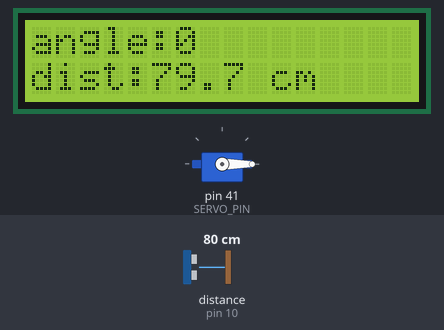
Bench run of a sketch on a simulated Arduino Mega 2560, built with avr-gcc and run on an emulated ATmega2560. On the bench: 16×2 character LCD, servo. Wiring (inferred from the names in the program): ultrasonic range finder: trigger pin 9; echo pin 10. The test bench sets the inputs (shaded band); at power-on: distance to the obstacle (sensor on pin 10) 80 cm. The echo pulse lasts 58.3 µs per cm; what the sketch prints to the serial monitor is not drawn.

Above: at 4.1 s.
4.2 s: distance to the obstacle (sensor on pin 10) set to 2 cm
At 7.2 s:
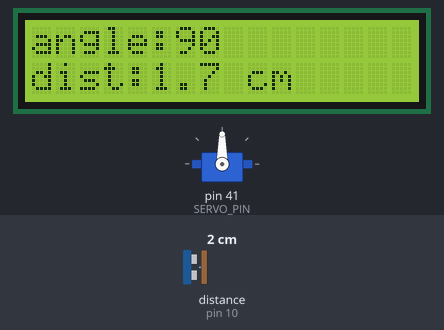
12.9 s: distance to the obstacle (sensor on pin 10) set to 4 cm
At 18.8 s:
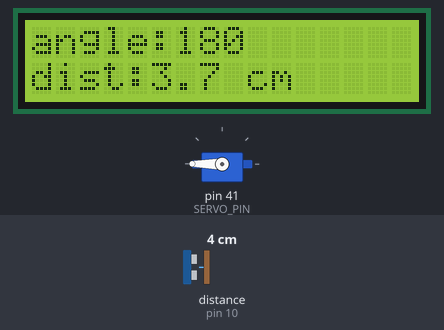
19.5 s: distance to the obstacle (sensor on pin 10) set to 9 cm
At 22.2 s:
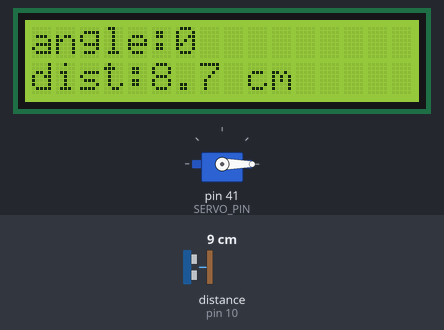
Timing chart, 0 to 31.5 s (numbered marks = the images above; inputs shaded):
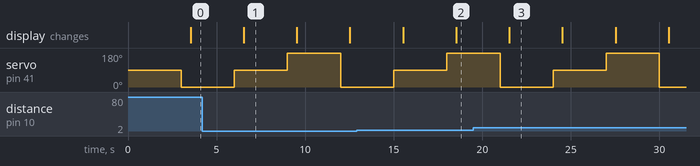

The sketch:

Exercise10___HCSR04_Distance.ino
```cpp
/*
  Exercise 10 - Ultrasonic Sensor HC-SR04 + servo

  This program moves the servo to 0, 90 and 180 degrees.
  At each position, reads distance using the HC-SR04 sensor
  and prints the result on both the LCD and Serial Monitor.
*/

#include <Wire.h>               // I2C communication library
#include <LiquidCrystal_I2C.h>  // LCD display library
#include <Servo.h>              // Servo motor library

// ultrasonic sensor configuration
#define TRIG_PIN 9
#define ECHO_PIN 10

// servo config
#define SERVO_PIN 41

// sound speed in cm/us
#define SOUND_SPEED_CM_US 0.0343

// max echo waiting time in microseconds
#define ECHO_TIMEOUT 30000

// LCD object: address 0x3F, 16 columns, 2 rows
LiquidCrystal_I2C lcd(0x3F, 16, 2);

// servo object
Servo myservo;

// servo positions to test
int positions[] = {0, 90, 180};
const int N_POSITIONS = 3;
int currentIndex = 0;

// timing config
const unsigned long READ_INTERVAL = 3000;
unsigned long previousMillis = 0;

// distance value in cm
float distanceCm = 0;

void setup()
{
  // init Serial communication
  Serial.begin(9600);

  // init LCD
  lcd.init();
  lcd.backlight();
  lcd.clear();

  // configure ultrasonic sensor pins
  pinMode(TRIG_PIN, OUTPUT);
  pinMode(ECHO_PIN, INPUT);

  // init servo
  myservo.attach(SERVO_PIN);

  // startup message
  lcd.setCursor(0, 0);
  lcd.print("ultrasonic");
  lcd.setCursor(0, 1);
  lcd.print("ready");
}

void loop()
{
  // get current time since program started
  unsigned long currentMillis = millis();

  // check if defined time interval has passed
  if (currentMillis - previousMillis >= READ_INTERVAL)
  {
    // update previous execution time
    previousMillis = currentMillis;

    // move servo to current test pos
    moveServoToPosition();

    // read distance at current servo pos
    distanceCm = readDistance();

    // print result to SM & update LCD display
    printSerial();
    updateLCD();

    // move to next test pos
    currentIndex++;

    // restart sequence after last pos
    if (currentIndex >= N_POSITIONS)
    {
      currentIndex = 0;
    }
  }
}

void moveServoToPosition()
{
  // move servo to current test pos
  myservo.write(positions[currentIndex]);

  // wait until servo reaches selected pos
  delay(500);
}

float readDistance()
{
  // sends short trigger pulse to start ultrasonic measurement
  digitalWrite(TRIG_PIN, LOW);
  delayMicroseconds(2);

  digitalWrite(TRIG_PIN, HIGH);
  delayMicroseconds(10);
  digitalWrite(TRIG_PIN, LOW);

  // measure echo duration in microseconds
  //  -> timeout avoids blocking the program if no echo is received
  long duration = pulseIn(ECHO_PIN, HIGH, ECHO_TIMEOUT);

  // if no echo is received, return 0
  if (duration == 0)
  {
    return 0;
  }

  // convert time into distance in cm
  // distance = (echo time * sound speed) / 2
  float distance = duration * SOUND_SPEED_CM_US / 2;

  return distance;
}

void printSerial()
{
  // print servo angle and measured distance
  Serial.print("servo angle: ");
  Serial.print(positions[currentIndex]);
  Serial.print(" degrees | distance: ");
  Serial.print(distanceCm);
  Serial.println(" cm");
}

void updateLCD()
{
  // display angle and distance on LCD
  lcd.clear();

  lcd.setCursor(0, 0);
  lcd.print("angle:");
  lcd.print(positions[currentIndex]);

  lcd.setCursor(0, 1);
  lcd.print("dist:");
  lcd.print(distanceCm, 1);
  lcd.print(" cm");
}
```

Measured:
- what the display in image 1 shows lasts 3.0 s, from 6.5 s to 9.5 s
